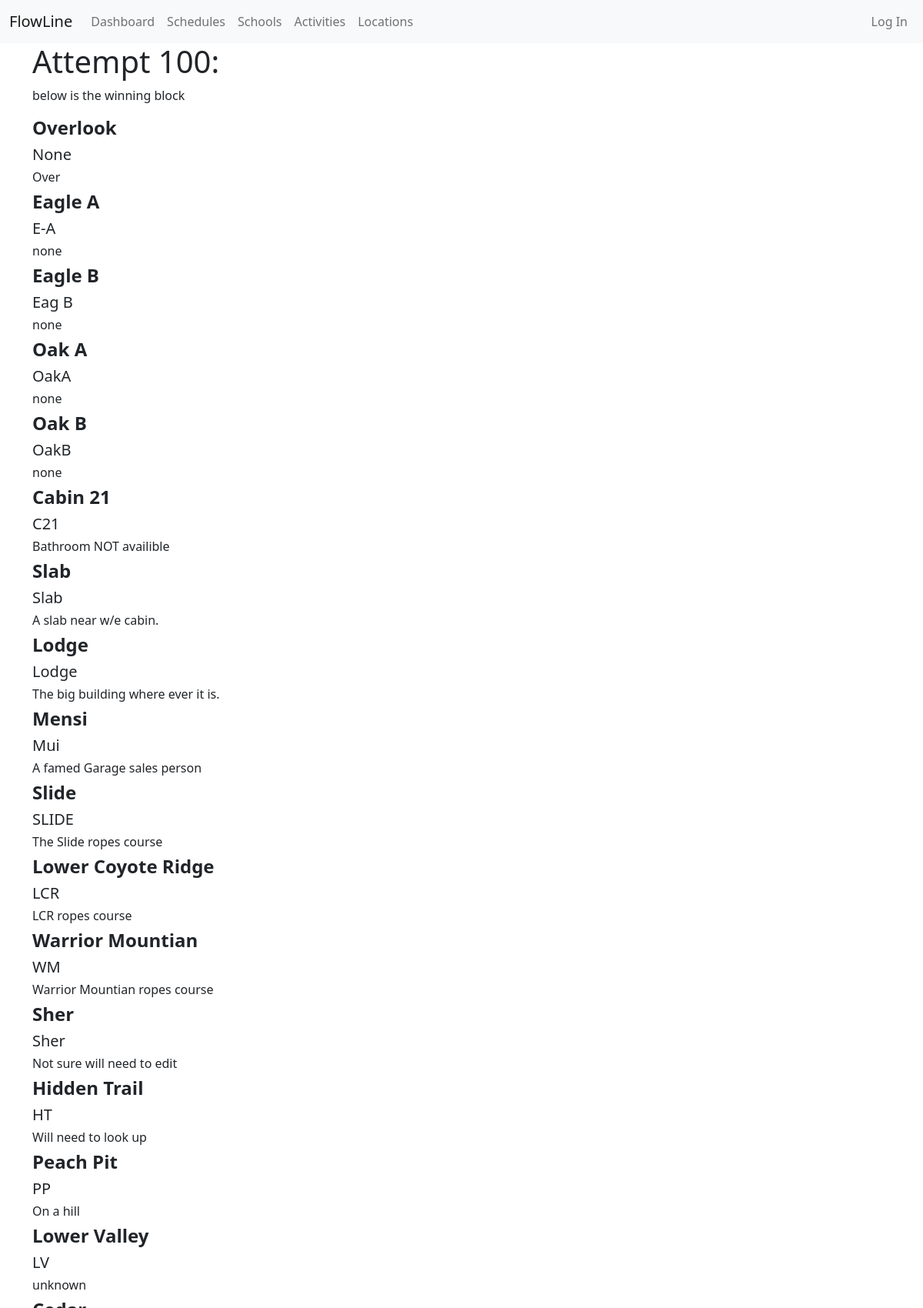
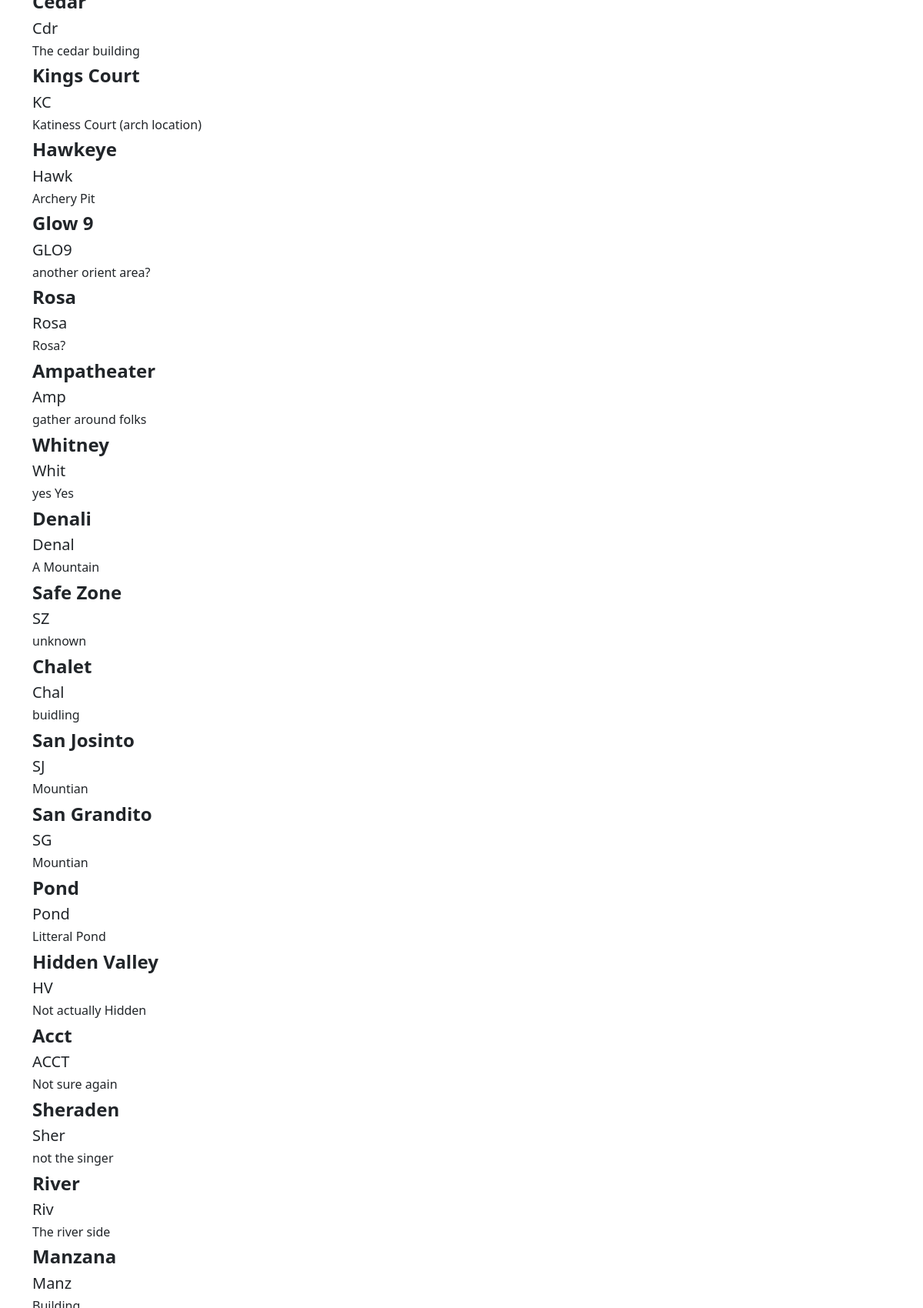
The page /class_view (upper part) on the database its author committed (2 pictures, top to bottom).
### scheduler_app/models.py (models this page shows, shortened)
class Locations(models.Model):
    loc_name = CharField(max_length=100, unique=True)
    loc_short = CharField(max_length=5, null=True, default='5 character max')
    description = TextField(default= 'Notes for the new people', blank=True, null=True)
    availible = BooleanField(default=True)

### scheduler_app/views.py (the view)
# urls.py: path("class_view", views.class_view, name="class-view"),
def class_view(request):
    location = Locations.objects.all()
    return render(request, 'pay_end/class_view.html', {'location':location,})

### scheduler_app/templates/pay_end/class_view.html
{% extends 'pay_end/base_pay.html' %}
{% block content %}
<h1>Attempt 100:</h1>
<p>below is the winning block</p>
{% for loc in location.all %}
    <h4><strong>{{ loc.loc_name }}</strong></h4>
    <h5>{{ loc.loc_short }} </h5>
    <h6>{{ loc.description }} </h6>
{% endfor %}
{% endblock %}

### rows shown on the page
Locations: loc_name "Overlook", loc_short "None", description "Over"
Locations: loc_name "Eagle A", loc_short "E-A", description "none"
Locations: loc_name "Eagle B", loc_short "Eag B", description "none"
Locations: loc_name "Oak A", loc_short "OakA", description "none"
Locations: loc_name "Oak B", loc_short "OakB", description "none"
Locations: loc_name "Cabin 21", loc_short "C21", description "Bathroom NOT availible"
Locations: loc_name "Slab", loc_short "Slab", description "A slab near w/e cabin."
Locations: loc_name "Lodge", loc_short "Lodge", description "The big building where ever it is."
Locations: loc_name "Mensi", loc_short "Mui", description "A famed Garage sales person"
Locations: loc_name "Slide", loc_short "SLIDE", description "The Slide ropes course"
Locations: loc_name "Lower Coyote Ridge", loc_short "LCR", description "LCR ropes course"
Locations: loc_name "Warrior Mountian", loc_short "WM", description "Warrior Mountian ropes course"
Locations: loc_name "Sher", loc_short "Sher", description "Not sure will need to edit"
Locations: loc_name "Hidden Trail", loc_short "HT", description "Will need to look up"
Locations: loc_name "Peach Pit", loc_short "PP", description "On a hill"
Locations: loc_name "Lower Valley", loc_short "LV", description "unknown"
Locations: loc_name "Cedar", loc_short "Cdr", description "The cedar building"
Locations: loc_name "Kings Court", loc_short "KC", description "Katiness Court (arch location)"
Locations: loc_name "Hawkeye", loc_short "Hawk", description "Archery Pit"
Locations: loc_name "Glow 9", loc_short "GLO9", description "another orient area?"
Locations: loc_name "Rosa", loc_short "Rosa", description "Rosa?"
Locations: loc_name "Ampatheater", loc_short "Amp", description "gather around folks"
Locations: loc_name "Whitney", loc_short "Whit", description "yes Yes"
Locations: loc_name "Denali", loc_short "Denal", description "A Mountain"
Locations: loc_name "Safe Zone", loc_short "SZ", description "unknown"
Locations: loc_name "Chalet", loc_short "Chal", description "buidling"
Locations: loc_name "San Josinto", loc_short "SJ", description "Mountian"
Locations: loc_name "San Grandito", loc_short "SG", description "Mountian"
Locations: loc_name "Pond", loc_short "Pond", description "Litteral Pond"
Locations: loc_name "Hidden Valley", loc_short "HV", description "Not actually Hidden"
Locations: loc_name "Acct", loc_short "ACCT", description "Not sure again"
Locations: loc_name "Sheraden", loc_short "Sher", description "not the singer"
Locations: loc_name "River", loc_short "Riv", description "The river side"
Locations: loc_name "Manzana", loc_short "Manz"
